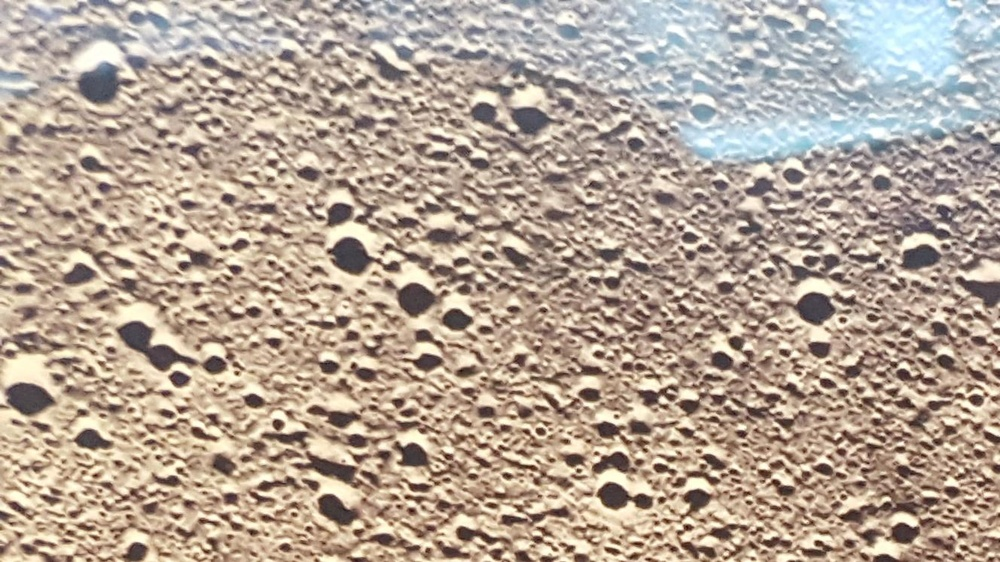
#> input picture crater-detection-master/images/bad-photos/moon-0-0.jpeg, 1000 x 562 px, shrunk from 1328 x 747 before the run
$ python -i __init__.py   (imports and definitions only)   (older library calls are emulated)
#> lines starting #> are read from the running program, lines starting #| are printed output that depends on the picture
### crater-detection-master/crater_detection/util.py
from termcolor import cprint
import numpy as np


def unit_vector(vector):
    """ Returns the unit vector of the vector.  """
    return vector / np.linalg.norm(vector)


# [28 lines left out: functions angle_between_points, angle_between_vectors, angle_between_with_origin, not called in this run]


class Logger:
    def __init__(self):
        self.enabled = True

    def set_enabled(self, e) -> None:
        self.enabled = e

    def set_level(self, level: str) -> None:
        self.level = level

    # [6 lines left out: function _print, not called in this run]

    def error(self, *args, color='red'):
        self._print(*args, color=color, level='error')

    def log(self, *args, color='white', level='log'):
        if self.enabled:
            self._print(*args, color=color, level=level)

    def info(self, *args, color='white'):
        if self.enabled:
            self.log(*args, color=color, level='info')

    def debug(self, *args, color='white'):
        if self.enabled:
            self.log(*args, color=color, level='debug')


logger = Logger()

### crater-detection-master/crater_detection/detector/__init__.py
import numpy as np
import cv2 as cv
from typing import Tuple, List, Any
from scipy.spatial import distance
from scipy.signal import argrelmax

from ..util import logger, angle_between_points
from crater_detection.models import Crater, CraterField

OUTLINE_COLOR = (0, 255, 0)
OUTLINE_THICKNESS = 3

erode_kernel: np.ndarray = cv.getStructuringElement(cv.MORPH_ELLIPSE, (5, 5))
dilate_kernel: np.ndarray = cv.getStructuringElement(cv.MORPH_ELLIPSE, (10, 10))

# Exports
__all__ = ["detect"]


def get_peak_values(img, low_percentile=0.001, high_percentile=0.95):
    """

    :param img:
    :param low_percentile: [0.001]
    :param high_percentile: [0.95]
    :return:
    """
    flattened = img.flatten()
    peaks = argrelmax(flattened)
    peak_vals = list(map(lambda x: flattened[x], peaks))
    sorted_peaks = sorted(peak_vals[0])
    lower_bound = int(np.floor(len(sorted_peaks) * low_percentile))
    upper_bound = int(np.floor(len(sorted_peaks) * high_percentile))
    min_val = sorted_peaks[lower_bound]
    max_val = sorted_peaks[upper_bound]
    return int(min_val), int(max_val)


def clean_image(img: np.ndarray) -> np.ndarray:
    # http://opencv-python-tutroals.readthedocs.io/en/stable/py_tutorials/py_imgproc/py_morphological_ops/py_morphological_ops.html?highlight=structuring%20element
    # Clean out points by "open"-ing
    cv.erode(img, erode_kernel)
    cv.dilate(img, dilate_kernel)
    return img


def close_image(img: np.ndarray) -> np.ndarray:
    # http://opencv-python-tutroals.readthedocs.io/en/stable/py_tutorials/py_imgproc/py_morphological_ops/py_morphological_ops.html?highlight=structuring%20element
    # Clean out points by "closing"-ing
    return cv.morphologyEx(img, cv.MORPH_CLOSE, dilate_kernel)


def get_contours(img: np.ndarray) -> Tuple[List, Any]:
    contour_image, contours, hierarchy = cv.findContours(img,
                                                         # Get a tree of hierarchies to calculate crater "children"
                                                         cv.RETR_TREE,
                                                         # Though more memory intensive,
                                                         # no approx. is better for results
                                                         cv.CHAIN_APPROX_NONE,
                                                         )

    for i in range(len(contours)):
        contours[i] = np.squeeze(contours[i], axis=1)
    return contours, hierarchy


def detect(input_image: np.ndarray) -> Tuple[np.ndarray, CraterField]:
    """"
    Tests:
    - Threshold Pyramid (?), get light and dark points
    - Gaussian Pyramid, apply contour detection and Hough Circle detection on each

    Still to do:
    - Build likely-hood based on combined results
    - Build Hierarchy with combined results
    """
    # Make sure it's black and white
    if len(input_image.shape) == 2:
        # Already in grayscale
        bw_img = input_image
    else:
        bw_img = cv.cvtColor(input_image, cv.COLOR_BGR2GRAY)

    # logger.info("Finding circles")
    # circles = [] # find_circles(bw_img)
    # logger.info("Found %i total circles" % len(circles))

    min_val, max_val = get_peak_values(bw_img)
    logger.debug("Lowest img value:", np.min(bw_img))
    logger.debug("Highest img value:", np.max(bw_img))

    low_thresh_image = cv.inRange(bw_img,
                                  0,
                                  min_val,
                                  )
    low_clean = close_image(low_thresh_image)

    # Get bright regions
    # high_thresh, high_thresh_image = cv.threshold(img, 254, 255, cv.THRESH_BINARY + cv.THRESH_OTSU)
    # Invert the image so that the light parts become same as previously
    # extracted dark parts
    high_thresh_image = cv.inRange(bw_img,
                                   max_val,
                                   255,
                                   )
    high_clean = close_image(high_thresh_image)

    # Find contours in each
    low_contours, low_heirarchy = get_contours(low_clean)
    high_contours, high_heirarchy = get_contours(high_clean)

    # Merge them
    # thresh_image = cv.max(high_thresh_image, low_thresh_image)
    # closed = close_image(thresh_image)
    # clean_image(thresh_image)

    # Pair high and low contours
    # for each high contour, find the closest low contour by center
    def mapper(c):
        pos, rad = cv.minEnclosingCircle(c)
        return c, np.uint(np.around(pos))

    high_with_pos = list(map(mapper, high_contours))
    low_with_pos = list(map(mapper, low_contours))

    def get_contour_params(c):
        (x, y), rad = cv.minEnclosingCircle(c)
        return x, y, rad

    def distance_between_contours(cont, other):
        # x, y, width, height = cv.boundingRect(c)
        c_params = get_contour_params(cont)
        o_params = get_contour_params(other)
        return np.linalg.norm(np.array(c_params) - np.array(o_params))

    # Find closest low
    # Compute the distances from each high to each low
    # Pair to the closest right now, we'll see about
    # high x low => dist: real
    # More efficient alg:
    #   https://stackoverflow.com/questions/5077318/given-two-large-sets-of-points-how-can-i-efficiently-find-pairs-that-are-near
    dists = np.zeros(shape=(len(high_contours), len(low_contours)))
    h_matches = np.ndarray(shape=(len(high_contours),), dtype=np.uint)
    l_matches = np.ndarray(shape=(len(low_contours),), dtype=np.uint)
    craters = []
    logger.debug("Matching high and low crater pairs")
    for h_i, h in enumerate(high_contours):
        for l_i, l in enumerate(low_contours):
            dists[h_i][l_i] = distance_between_contours(h, l)

        min_ind = dists[h_i].argmin()
        # just assign them both for now
        h_matches[h_i] = int(min_ind)
        l_matches[min_ind] = h_i
        full_contour = np.append(high_contours[h_i], low_contours[min_ind], axis=0)
        craters.append(Crater(high_contours[h_i], low_contours[min_ind], full_contour))


    # Draw all detected contours on the image
    logger.info("Drawing craters")
    color_image = cv.cvtColor(bw_img, cv.COLOR_GRAY2BGR)

    logger.info("Drawing contours")
    cv.drawContours(color_image, low_contours, -1, (0, 0, 255), 2)
    cv.drawContours(color_image, high_contours, -1, (255, 0, 0), 2)
    # cv.drawContours(color_image, combinded, -1, (0, 255, 0), 2)
    cv.drawContours(color_image, list(map(lambda c: c.full_contour, craters)), -1, (0, 255, 0), 2)

    # logger.info("Drawing circles")
    # for circle in circles:
    #     cv.circle(color_image, (circle[0], circle[1]), circle[2], (0, 255, 0), 2)

    logger.info("Drawing contour connections")
    for h_i, l_i in enumerate(h_matches):
        h, h_pos = high_with_pos[h_i]
        l, l_pos = low_with_pos[int(l_i)]
        cv.line(color_image, tuple(h_pos), tuple(l_pos), (0, 0, 0), 2)

    # Let's do some stats
    height, width, _ = color_image.shape
    crater_field = CraterField(width, height, craters)

    return color_image, crater_field

>>> import cv2
>>> picture = cv2.imread('../../images/bad-photos/moon-0-0.jpeg')
#> picture is the input picture: shape (562, 1000, 3); mean B, G, R 151.4, 165.5, 181.2
>>> result = detect(picture)
#> in detect, `bw_img = cv.cvtColor(input_image, cv.COLOR_BGR2GRAY)`:
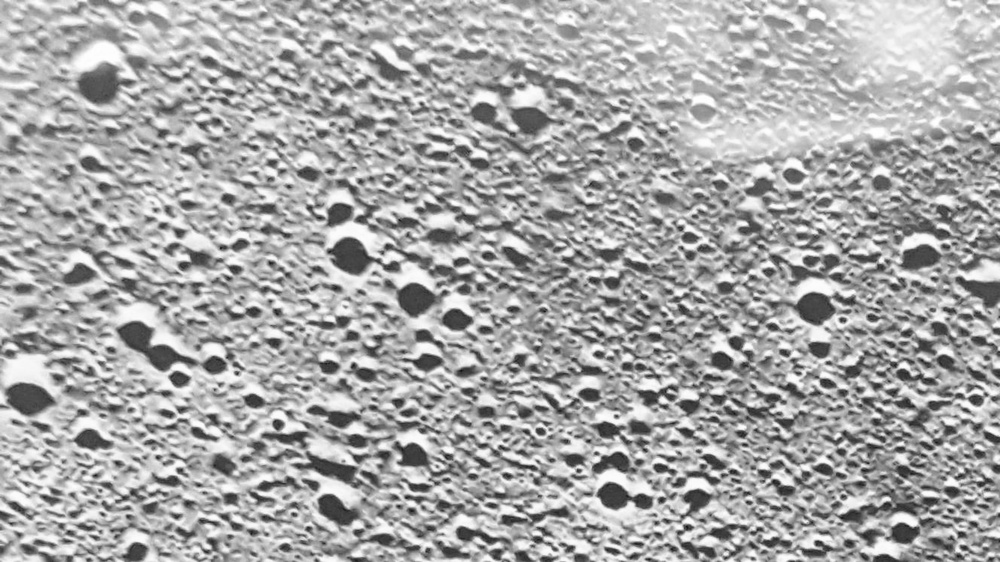
#> bw_img: shape (562, 1000); min 16, max 255, mean 168.6
#> in get_peak_values, `peak_vals = list(map(lambda x: flattened[x], peaks))`: peak_vals = 1 item
#> in get_peak_values, `sorted_peaks = sorted(peak_vals[0])`: sorted_peaks = 56820 items
#> in get_peak_values, `lower_bound = int(np.floor(len(sorted_peaks) * low_percentile))`: lower_bound = 56
#> in get_peak_values, `upper_bound = int(np.floor(len(sorted_peaks) * high_percentile))`: upper_bound = 53979
#> in get_peak_values, `min_val = sorted_peaks[lower_bound]`: min_val = 52
#> in get_peak_values, `max_val = sorted_peaks[upper_bound]`: max_val = 248
#> in detect, `min_val, max_val = get_peak_values(bw_img)`: min_val = 52; max_val = 248
#> (the run stopped early here; a loop or call above may not have finished)

$ run again, on crater-detection-master/images/bad-photos/moon-0-1.jpeg
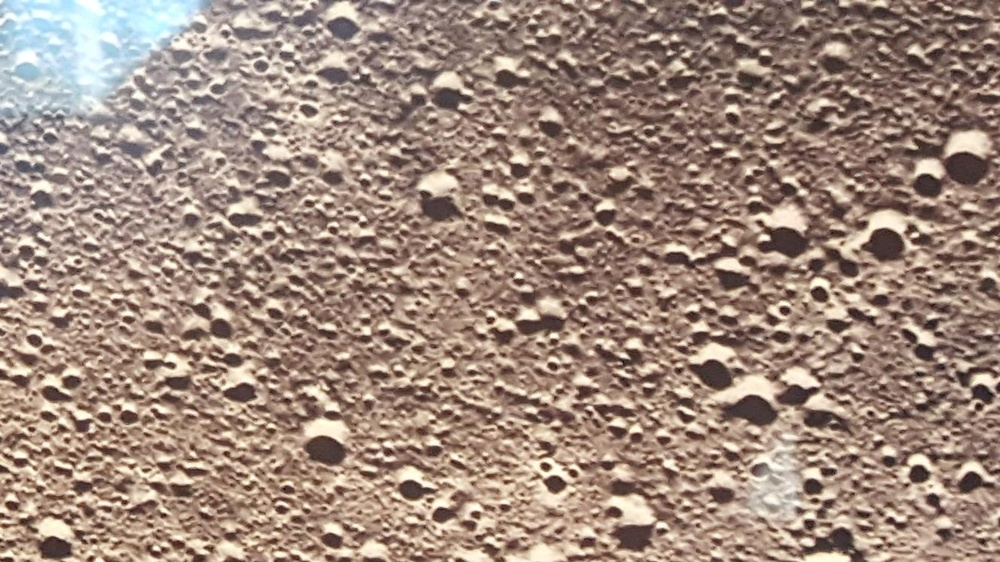
#> input picture crater-detection-master/images/bad-photos/moon-0-1.jpeg, 1000 x 562 px, shrunk from 1328 x 747 before the run
#> picture is the input picture: shape (562, 1000, 3); mean B, G, R 125.5, 138.3, 159.9
#> in detect, `bw_img = cv.cvtColor(input_image, cv.COLOR_BGR2GRAY)`:
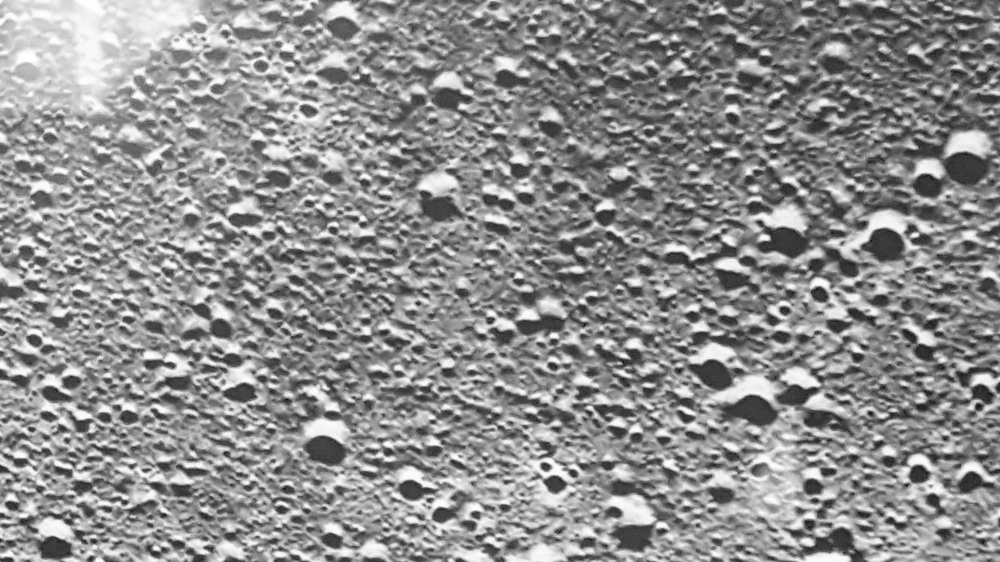
#> bw_img: shape (562, 1000); min 10, max 255, mean 143.3
#> peak_vals = 1 item
#> sorted_peaks = 60525 items
#> lower_bound = 60
#> upper_bound = 57498
#> in get_peak_values, `min_val = sorted_peaks[lower_bound]`: min_val = 45
#> in get_peak_values, `max_val = sorted_peaks[upper_bound]`: max_val = 243
#> in detect, `min_val, max_val = get_peak_values(bw_img)`: min_val = 45; max_val = 243

$ run again, on crater-detection-master/images/bad-photos/moon-0-2.jpeg
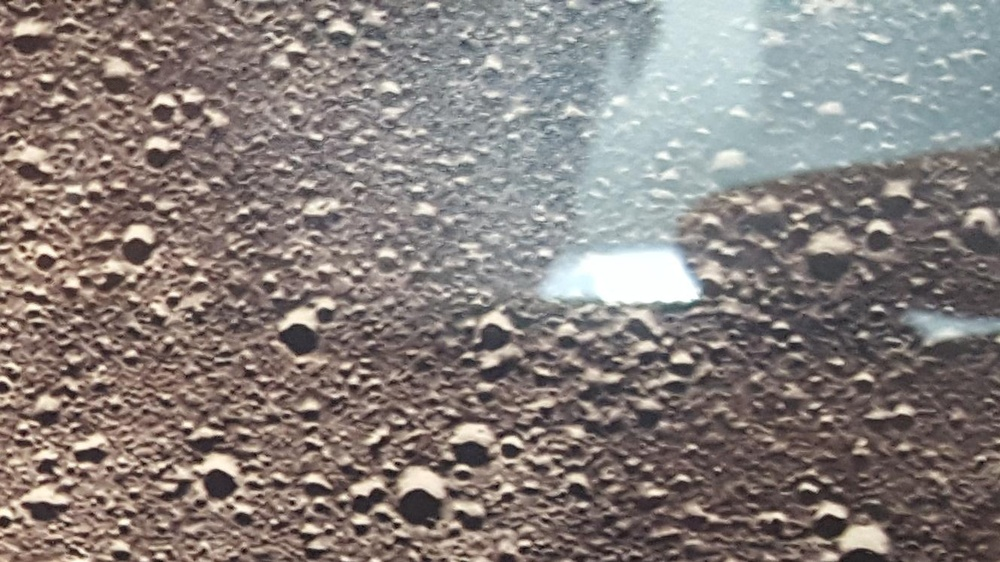
#> input picture crater-detection-master/images/bad-photos/moon-0-2.jpeg, 1000 x 562 px, shrunk from 1328 x 747 before the run
#> picture is the input picture: shape (562, 1000, 3); mean B, G, R 124.2, 127.8, 135.7
#> in detect, `bw_img = cv.cvtColor(input_image, cv.COLOR_BGR2GRAY)`:
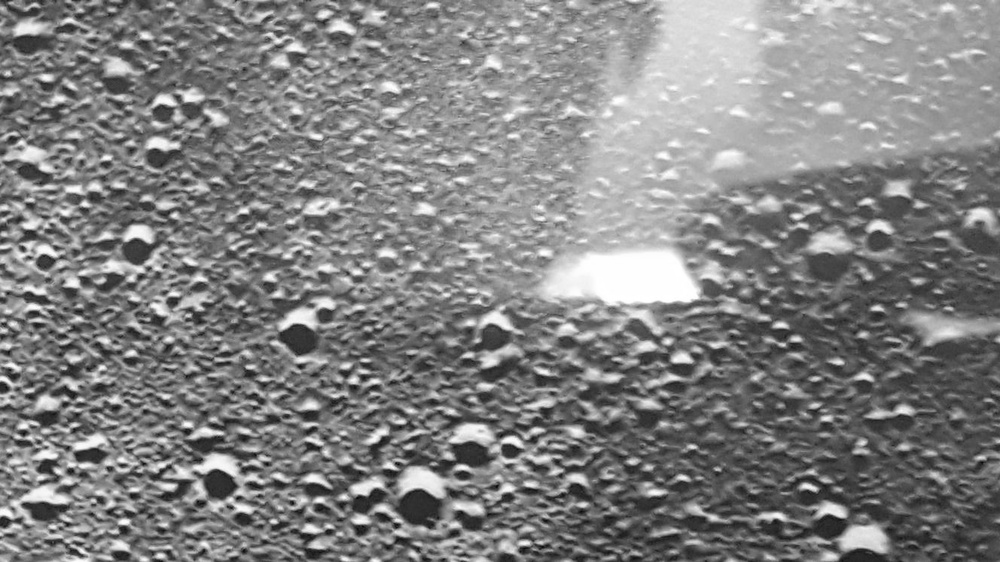
#> bw_img: shape (562, 1000); min 6, max 255, mean 129.7
#> peak_vals = 1 item
#> sorted_peaks = 62504 items
#> lower_bound = 62
#> upper_bound = 59378
#> in get_peak_values, `min_val = sorted_peaks[lower_bound]`: min_val = 37
#> in get_peak_values, `max_val = sorted_peaks[upper_bound]`: max_val = 222
#> in detect, `min_val, max_val = get_peak_values(bw_img)`: min_val = 37; max_val = 222
